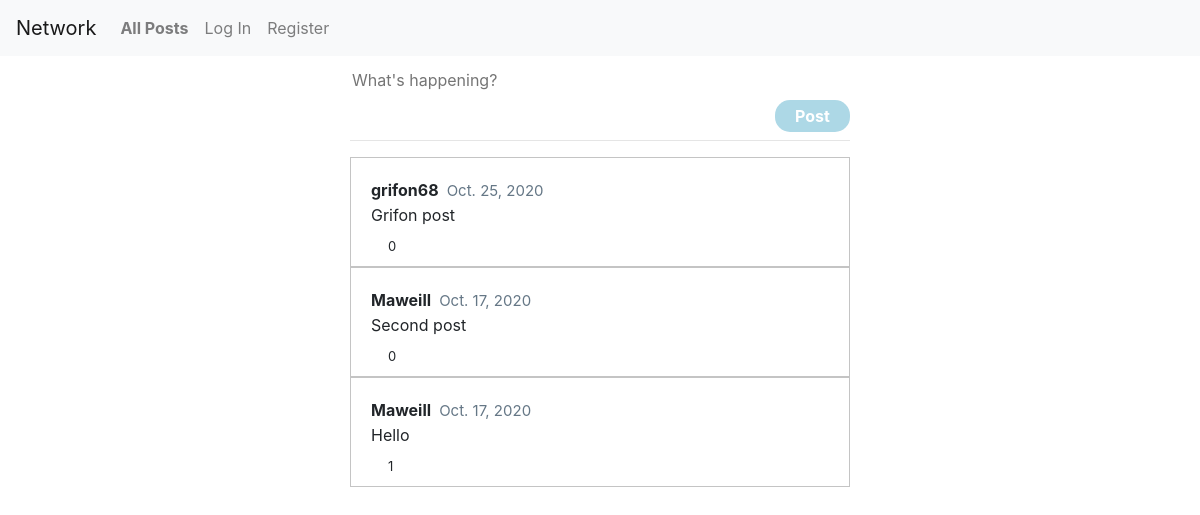
The app's page /, older data.
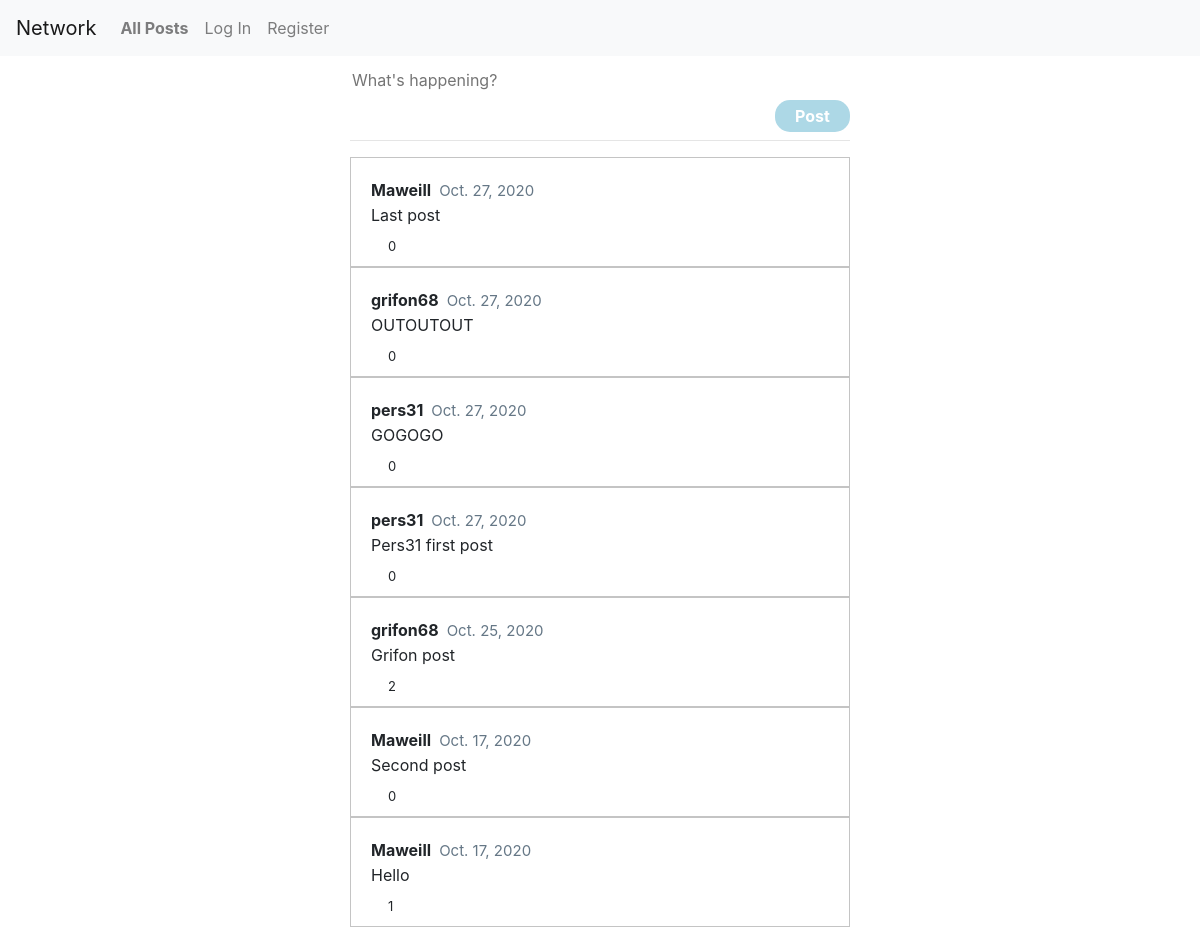
The same page, newer data.
### network/models.py (models this page shows, shortened)
class Post(models.Model):
	user = models.ForeignKey(User, on_delete=models.CASCADE, related_name="posts")
	text = models.TextField(max_length=280)
	liked = models.ManyToManyField(User, blank=True, related_name="post_liked")
	created = models.DateTimeField(auto_now_add=True)

class User(AbstractUser):
    pass

### network/views.py (the view)
# urls.py: path("", views.index, name="index"),
def index(request):
    posts = Post.objects.all().order_by("-created")
    now_date = datetime.now()
    return render(request, "network/index.html", {
        "posts": posts,
        })

### network/templates/network/index.html (shortened to what this page needs)
{% extends "network/layout.html" %}
{% load static %}
{% block body %}
	<div id="new-post" onload="init();">
		<form id="create-post">
			<textarea id="new-post-content" name="content" placeholder="What's happening?" rows="1" autofocus></textarea><br>
			<button id="new-post-btn" type="submit">Post</button>
		</form>
	</div>
	<br><hr>
    {% for post in posts %}
    	<div class="post">
    		<p class="post-info"><a id="post-user" href="{% url 'profile' post.user %}">{{ post.user }}</a>  <span id="post-created">{{ post.created.date }}</span></p>
    		<p class="post-content">{{ post.text }}</p>
    		{% if user.is_authenticated %}
    			<div class="heart" tabindex="-1"></div>
    		{% else %}
    			<a href="/login"><div class="heart" tabindex="-1"></div></a>
    		{% endif %}
    		<p class="post-liked">{{ post.liked.all.count }}</p>
    	</div>
    {% endfor %}
{% endblock %}

### network/templates/network/layout.html (shortened to what this page needs)
{% load static %}
<!DOCTYPE html>
<html lang="en">
    <head>
        <link rel="stylesheet" href="https://stackpath.bootstrapcdn.com/bootstrap/4.4.1/css/bootstrap.min.css">
        <link href="{% static 'network/styles.css' %}" rel="stylesheet">
    </head>
    <body>
        <nav class="navbar navbar-expand-lg navbar-light bg-light">
            <a class="navbar-brand" href="#">Network</a>
            <div>
              <ul class="navbar-nav mr-auto">
                <li class="nav-item">
                  <a class="nav-link" id="all_posts-btn" href="{% url 'index' %}">All Posts</a>
                </li>
                {% if user.is_authenticated %}
                    <li class="nav-item">
                        <a class="nav-link" id="following-btn" href="{% url 'following' %}">Following</a>
                    </li>
                    <li class="nav-item">
                        <a class="nav-link" href="{% url 'logout' %}">Log Out</a>
                    </li>
                {% else %}
                    <li class="nav-item">
                        <a class="nav-link" href="{% url 'login' %}">Log In</a>
                    </li>
                    <li class="nav-item">
                        <a class="nav-link" href="{% url 'register' %}">Register</a>
                    </li>
                {% endif %}
              </ul>
            </div>
          </nav>
        <div class="body">
            {% block body %}
            {% endblock %}
        </div>
    </body>
</html>

### network/static/network/styles.css (style rules this page uses)
a { color: inherit; }
.body { padding: 10px; position: relative; display: table; margin-left: auto; margin-right: auto; }
.post { padding: 20px; width: 500px; border: 1px solid #c4c4c4; height: auto; }
.post > * { margin: 0px; }
.post-info { font-weight: bold; cursor: pointer; display: table; }
#post-user { margin-right: 8px; }
#post-created { font-weight: normal; font-size: 15px; color: rgb(101, 119, 134); }
#new-post-content { width: 500px; height: auto; }
.post-liked { font-size: 13px; margin-left: 17px; position: relative; top: 10px; }
.heart { cursor: pointer; background-image:url( 'https://abs.twimg.com/a/1446542199/img/t1/web_heart_animation.png'); background-position: left; background-repeat: no-repeat; background-size: 2900%; height: 40px; width: 50px; position: absolute; left: 13px; }
#new-post-btn { border: none; border-radius: 15px; background-color: #ADD8E6; color: white; font-weight: bold; float: right; width: 15%; height: 32px; }
#new-post-content { border: 0 none black; outline: none; resize: none; }

### network/templates/network/index.html (style rules this page uses)
#all_posts-btn { font-weight: bold; }

Row changes from the older to the newer data that the page shows:
added Post: user "Maweill", created "Oct. 27, 2020", text "Last post", liked.all.count "0"
added Post: user "grifon68", created "Oct. 27, 2020", text "OUTOUTOUT", liked.all.count "0"
added Post: user "pers31", created "Oct. 27, 2020", text "GOGOGO", liked.all.count "0"
added Post: user "pers31", created "Oct. 27, 2020", text "Pers31 first post", liked.all.count "0"
computed for Post "Grifon post": liked.all.count "0" → "2"
